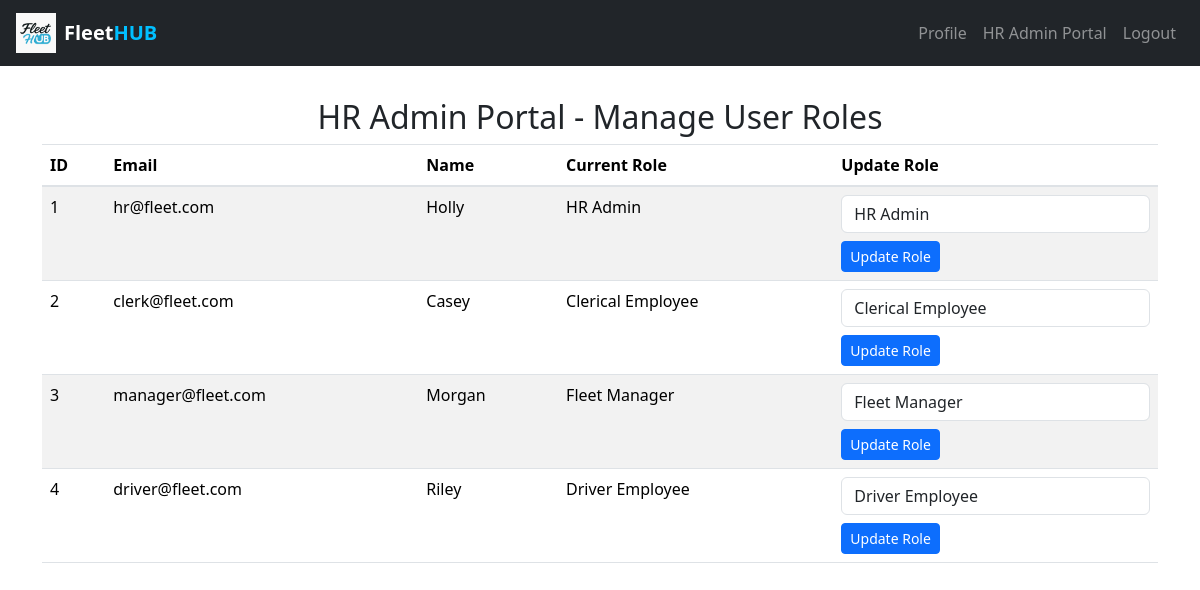
/hr-admin (signed in), run on the app's committed database.
### website/models.py (models this page shows)
class User(db.Model, UserMixin):
    id = db.Column(db.Integer, primary_key=True)
    email = db.Column(db.String(150), unique=True)
    password = db.Column(db.String(150))
    first_name = db.Column(db.String(150))
    last_name = db.Column(db.String(150))
    role = db.Column(db.String(50))
    vehicles = db.relationship('Vehicle', backref='owner', lazy=True)

### website/views.py (the view, shortened to what this page needs)
@views.route('/hr-admin', methods=['GET', 'POST'])
@login_required
@role_required('HR Admin')
def hr_admin():
    users = User.query.all()
    return render_template('hr_admin/hr_admin.html', users=users, roles=["Fleet Manager", "Driver Employee", "Clerical Employee", "HR Admin"], user=current_user)

### website/__init__.py (called while the page is built)
def create_app():
    app = Flask(__name__)
    app.config['SECRET_KEY'] = 'hjshjhdjah kjshkjdhjs'
    app.config['SQLALCHEMY_DATABASE_URI'] = f'sqlite:///{DB_NAME}'
    db.init_app(app)
    from .views import views
    from .auth import auth
    app.register_blueprint(views, url_prefix='/')
    app.register_blueprint(auth, url_prefix='/')
    from .models import User
    with app.app_context():
        db.create_all()
    login_manager = LoginManager()
    login_manager.login_view = 'auth.login'
    login_manager.init_app(app)
    @login_manager.user_loader
    def load_user(id):
        return User.query.get(int(id))
    return app

### website/views.py (called while the page is built)
def role_required(role):
    def decorator(f):
        @wraps(f)
        def wrapped(*args, **kwargs):
            if current_user.role != role:
                abort(403)  # Forbidden
            return f(*args, **kwargs)
        return wrapped
    return decorator

### website/templates/hr_admin/hr_admin.html (shortened to what this page needs)
{% extends "base.html" %}
{% block content %}
<h2 class="text-center">HR Admin Portal - Manage User Roles</h2>
<table class="table table-striped">
    <thead>
        <tr>
            <th>ID</th>
            <th>Email</th>
            <th>Name</th>
            <th>Current Role</th>
            <th>Update Role</th>
        </tr>
    </thead>
    <tbody>
        {% for user_item in users %}
        <tr>
            <td>{{ user_item.id }}</td>
            <td>{{ user_item.email }}</td>
            <td>{{ user_item.first_name }}</td>
            <td>{{ user_item.role }}</td>
            <td>
                <form method="POST">
                    <select name="new_role" class="form-control" required>
                        {% for role in roles %}
                        <option value="{{ role }}" {% if user_item.role == role %}selected{% endif %}>{{ role }}</option>
                        {% endfor %}
                    </select>
                    <button type="submit" class="btn btn-sm btn-primary mt-2">Update Role</button>
                </form>
            </td>
        </tr>
        {% endfor %}
    </tbody>
</table>
{% endblock %}

### data on the page
User: id "1", email "hr@fleet.com", first_name "Holly", role "HR Admin", new_role "HR Admin"
User: id "2", email "clerk@fleet.com", first_name "Casey", role "Clerical Employee", new_role "Clerical Employee"
User: id "3", email "manager@fleet.com", first_name "Morgan", role "Fleet Manager", new_role "Fleet Manager"
User: id "4", email "driver@fleet.com", first_name "Riley", role "Driver Employee", new_role "Driver Employee"
